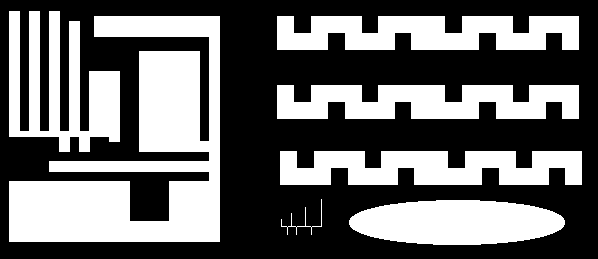
#> input picture lab13/ccl1.png, 598 x 259 px; the run also reads 1 picture not shown here
$ jupyter execute 13_ccl.ipynb   (older library calls are emulated)
#> lines starting #> are read from the running program, lines starting #| are printed output that depends on the picture; after the words box and inside, x2 and y2 are one past the last pixel; in counts of white or black regions, pixels touching at a corner belong together
# Indeksacja. Prosta klasyfikacja obiektów.

## Cel ćwiczenia
- zapoznanie z dwuprzebiegowym algorytmem indeksacji (ang. *connected component labelling*):
- zapoznanie z prostą klasyfikacją obiektów z wykorzystaniem współczynników kształtu,
- zadanie domowe: zmodyfikowana indeksacja dwuprzebiegowa i indeksacja jednoprzebiegowa.

## Indeksacja

Większość dotychczas poznanych i wykorzystywanych algorytmów przetwarzania obrazu wykonywała operacje na całym obrazie (lub co najwyżej dokonywany był podział obiekt/obiekty - tło. Np. różne metody segmentacji).
Patrząc na poniższny rysunek człowiek widzi dwa kwadraty.

Dla automatycznego systemu analizy i rozpoznawania obrazów przejście od etapu obiekty/tło do wyróżnienia dwóch kwadratów nie jest takie oczywiste i wymaga zastosowania jakieś formy indeksacji - czyli przypisania każdemu z pikseli uznanych za należące do obiektów (tu białych) jakieś etykiety (w naszym przypadku będą to dwie etykiety, ew. dodatkowa oznaczająca tło).

W tej części ćwiczenia zaprezentowany zostanie tzw. dwuprzebiegowy algorytm indeksacji (ang. *two-pass connected component labelling*).
Jego nazwa związana jest z koniecznością wykonania dwukrotnego odwiedzenia każdego z pikseli obrazu (dwie pętle/iteracje po obrazie).
Istnieją również tzw. jednoprzebiegowe algorytmy indeksacji.

## Opis algorytmu

- Na wejściu mamy obraz po binaryzacji - zakładamy, że piksele białe ('1', '255') należą do obiektów, tło jest czarne.

- W pierwszej iteracji obraz analizujemy linia po linii, od lewej do prawej, aż do napotkania pierwszego piksela o wartości różnej od '0'.
  W tej sytuacji dokonujemy analizy otoczenia piksela:


  gdzie: **X**  rozważany piksel, **A,B,C,D** - sąsiedzi z otoczenia.
  Uwaga. W przykładzie pokazano tzw. sąsiedztwo 8-elementowe.
  Niekiedy stosuje się również wersję 4-elementową (praktycznie bardzo rzadko).
  Wtedy analizie podlegałyby by tylko piksele **B** i **D**.

- Możliwe są następujące przypadki dla otoczenia __A,B,C,D__:
    - (a) wszystkie należą do tła __A,B,C,D == 0__.
      Wtedy znaleziony piksel __X__ należy do nowego obiektu - nadajemy mu zatem etykietę __X = L+1__ - przez __L__ rozumiemy poprzednią etykietę.
	  Uwaga. Przed uruchomieniem algorytmu __L__ należy zainicjować wartością  '1'
    - (b) jeden lub więcej pikseli ma przypisaną aktualną etykietę **L**.
	  Wtedy rozważanemu pikselowi przypisujemy etykietę **X = L**.
    - (c) w otoczeniu występują piksele o różnych etykietach np. *L1* i *L2*.
	  Wtedy przyjmuje się zasadę, że rozważanemu pikselowi *X* przypisuje się mniejszą z wartości *L1* i *L2* (*X = min(L1,L2)*).

## Implementacja:

- Wczytaj obraz *ccl1.png*, wyświetl go.
  Po krótkiej analizie można zauważyć, że występuje na nim 7 odrębnych obiektów.
      Ich ``wykrycie'' będzie naszym celem.

- Na podstawie opisu algorytmu podanego wcześniej zaimplementuj tzw. pierwszą fazę indeksacji (ang. _first pass_):
    - uwaga ogólna - algorytm jest dość prosty i łatwy w implementacji,
    - obliczenia powinny odbywać się w pętlach `for` - iteracja po całym obrazku.
      Warto pominąć pierwszy wiersz i pierwszą oraz ostatnią kolumnę, aby  wyeliminować problem z brakiem kontekstu (można np. założyć, że pikseli brzegowych nie ma, bo wcześniej wykonane zostało morfologiczne czyszczenie brzegu).
    - dla przypomnienia iteracja po macierzy w Python - pętla zewnętrzna - wiersze, pętla wewnętrzna - kolumny – tj. pierwsza współrzędna to wiersz, a druga kolumna,
    - rozmiar obrazka można odczytać np. poleceniem: `yy, xx = img.shape`
      Przy takim przypisaniu `yy` oznacza liczbę wierszy (wysokość obrazka), a `xx` liczbę kolumn (szerokość obrazka),
    - działania podejmujemy tylko w przypadku, gdy aktualnie analizowany piksel ma wartość różną od zera (gdy należy do obiektu),
    - najtrudniejszym elementem jest analiza otoczenia piksela i stwierdzenie, z którym z przypadków (a), (b) czy (c) mamy do czynienia.
      Problem można rozwiązać jakkolwiek (tylko dobrze), poniżej prezentowana jest jedna z możliwości.
    - na początku tworzymy listę pikseli, które stanowią otoczenie piksela X (A, B, C, D) np: ` neighbours = [img[j - 1, i - 1], ... `
    - następnie sprawdzamy czy nie występuje przypadek (a) - czyli czy suma sąsiadów nie wynosi 0 -  ` neigh_sum = np.sum(neighbours)`, jeżeli tak to `X = L` oraz `L=L+1`.
      Uwaga proszę nie zapomnieć zainicjalizować etykiety `L` wartością 1.
    - jeżeli `neigh_sum > 0`, mamy do czynienia z przypadkiem (b) lub (c).
      Eliminujemy zerowe elementy z listy `sasiedzi` (`neighbours = filter(lambda x: x != 0, neighbours)`), a następnie znajdujemy minimum i maksimum nowej listy `neighbours` (funkcje `min` i `max` z _numpy_).
    - z przypadkiem (b) będziemy mieli do czynienia, gdy *minimum = maksimum*.
      Wtedy jako etykietę przypisujemy `X = minimum = maksimum`.
      Gdy *minimum != maksimum* mamy przypadek (c).
      Wtedy etykieta `X = minimum` - taką przyjmujemy konwencję,
    - uwaga 1 - algorytm operuje (czyta punkty z otoczenia i zapisuje kolejne indeksy L) na tym samym obrazie wejściowym,
    \item uwaga 2 - przed implementacją metody obsługi konfliktów przypadki (b) i (c) działają tak samo, ale dla potrzeb dalszych kroków należy je rozróżnić,

- Wykonaj indeksację obrazu za pomocą zaimplementowanego algorytmu.
  Jeżeli wszystko zostało poprawnie napisane, to wynik powinien wyglądać mniej więcej tak jak na poniższym rysunku. Takie porównanie stanowić będzie pierwszy test poprawności implementacji algorytmu.


[cell 1]
import os
import cv2
import matplotlib.pyplot as plt
import numpy as np

if not os.path.exists("ccl1.png") :
    !wget https://raw.githubusercontent.com/vision-agh/poc_sw/master/13_CCL/ccl1.png --no-check-certificate
if not os.path.exists("shapes.png") :
    !wget https://raw.githubusercontent.com/vision-agh/poc_sw/master/13_CCL/shapes.png --no-check-certificate
if not os.path.exists("shapesReal.png") :
    !wget https://raw.githubusercontent.com/vision-agh/poc_sw/master/13_CCL/shapesReal.png --no-check-certificate

# Implementacja pierwszego kroku indeksacji

def indexing(img):
    yy, xx = img.shape
    output = np.zeros(img.shape, dtype=np.uint)
    L = 1

    for i in range(xx):
        for j in range(yy):
            # remove borders
            if i == 0 or j == 0 or i == xx - 1 or j == yy - 1:
                continue
            # if pixel is black
            if img[j, i] == 0:
                continue

            somsiady = [
                output[j-1, i-1],
                output[j-1, i],
                output[j-1, i+1],
                output[j, i-1]
            ]

            # a situation
            if sum(somsiady) == 0:
                output[j, i] = L
                L += 1
                continue

            # b or c
            somsiady_bez_zer = list(filter(lambda x: x != 0, somsiady))
            min_somsiady, max_somsiady = min(somsiady_bez_zer), max(somsiady_bez_zer)

            # b situation
            if min_somsiady == max_somsiady:
                output[j, i] = min_somsiady
                # print('b', somsiady, somsiady_bez_zer)
                continue

            # c situation
            # print('c', somsiady, somsiady_bez_zer)
            output[j, i] = min_somsiady

    return output

def print_imgs(img1, img2):
    fig, axs = plt.subplots(1, 2, figsize=(15, 15))
    axs[0].imshow(img1, 'gray')
    axs[1].imshow(img2, 'gray')
    plt.show()

img = cv2.imread('ccl1.png', cv2.IMREAD_GRAYSCALE)
#> img: shape (259, 598); 41.1% white; 7 white regions, largest, box (x1, y1, x2, y2) and area: (9, 16, 220, 242) 23561, (9, 11, 120, 152) 8081, (277, 16, 579, 50) 8024
indexed_img = indexing(img)
#> after the loop in indexing, `for i in range(xx):`:
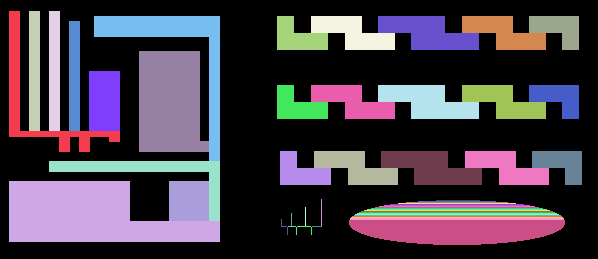
#> output: shape (259, 598) uint64; 53 distinct labels, from 0 to 52; one colour per label, 0 black
indexed_img = cv2.normalize(indexed_img, None, 0, 255, cv2.NORM_MINMAX, dtype=cv2.CV_8U)
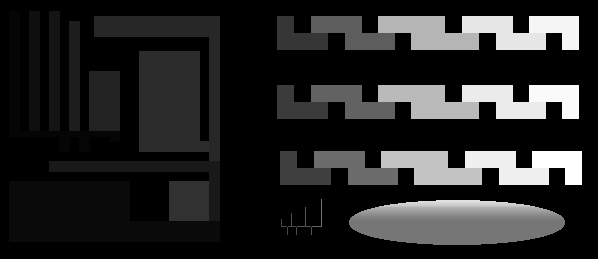
#> indexed_img: shape (259, 598); min 0, max 255, mean 38.5

print_imgs(img, indexed_img)
#> in print_imgs, `plt.show()`:
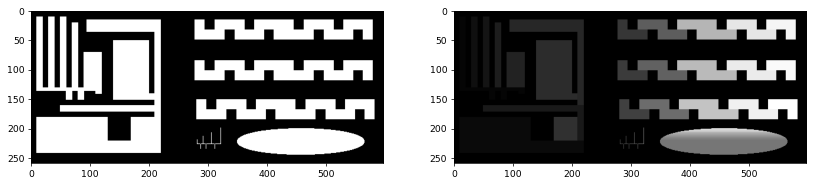
#> figure drawn by matplotlib, 2 panels

## Dyskusja:

- W wyniku indeksacji uzyskujemy obraz, na którym wyróżnionych jest wiele obiektów (dokładnie 48) - a faktycznie jest tylko 7. Zastanówmy się z czego to wynika.

- Zacznijmy od prostego przypadku przedstawionego na poniższym rysunku:


  Obraz analizowany jest linia po linii.
  Zatem pierwszą etykietę dostanie słupek po prawej.
  Późnej ten po lewej.
  Postępując zgodnie z podanym algorytmem, w pewnym momencie (piksel wyróżniony na obrazku) dojdzie do sytuacji, w której w otoczeniu danego piksela znajdą się dwie różne etykiety (tu: '1' i '2').
  Wtedy zgodnie z przyjętą metodologią przypisujemy niższą, tj. '1'.
  Problem jaki powstaje, to brak zapamiętania informacji o tym, że wystąpił taki konflikt tj. że powinno nastąpić połączenie etykiet '1' i '2'.
  Z tego powodu wynik działania algorytmu nie jest poprawny.

-  Przeanalizujmy jeszcze jeden, bardziej złożony przykład z rysunku poniżej:


   Słupek po prawej dostaje indeks '1', a po lewej '2'.
   W czwartej linii występuje piksel, który ma w swoim sąsiedztwie (A,B,C,D) same piksele czarne.
   Dlatego dostaje etykietę '3'.
   Jednak w następnym kroku okazuje się, że następuje konflikt '3' z '1' (połączenie).
   W kolejnym wierszu występuje konflikt '2' i '3'.
   Warto zwrócić uwagę, że w tym przypadku trzeba uniknąć sytuacji ''utraty'' informacji o połączeniu '1' z '2' przez '3'.

- W literaturze zaproponowano wiele sposobów reprezentacji i rozwiązywania przedstawionych konfliktów:
    - 2-krotki,
    - n-krotki,
    - tablica dwuwymiarowa,
    - grafy + przeszukiwanie grafu wgłąb.
 W obecnym ćwiczeniu zastosujemy ostatnie podejście, które jest najprostsze do realizacji.

- Opisane konflikty możemy przechowywać w strukturze zbiorów rozłącznych (ang. _union find_).
  Jest to zagadnienie znane z przedmiotu ''Algorytmy i struktury danych''.
  Poniżej zostanie zaprezentowane krótkie przypomnienie.

- Mamy $N$ obiektów. W naszym przypadku to jest $N$ etykiet.
  Chcemy przechowywać informację o sytuacji, w której następuje łączenie etykiet tj. interesują nas zbiory obiektów połączonych.
  Przykład trzech zbiorów zamieszczono na rysunku:


- W ramach rozważanej struktury implementuje się dwie operacje:
    - *find* (znajdź) - sprawdzenie czy dwa obiekty należą do tego samego zbioru połączonego,
	- *union* (połącz) - wprowadź połączenie pomiędzy dwoma obiektami.

- Z punktu widzenia naszych potrzeb ważna jest funkcja _union_. Przykład dodania połączenia pomiędzy obiektami '2' a'3' pokazano na rysunku:


- Strukturę oraz obie operacje można zaimplementować na kilka sposobów.
  Zainteresowanych odsyłam do literatury przedmiotu.
  My zastosujemy podejście _quick-union_.
  Nie jest ono specjalnie wydajnie, ale bardzo proste do implementacji.

- Nasz graf, w którym wierzchołki oznaczają etykiety, a krawędzie połączenia między etykietami, zapiszemy w tablicy jednowymiarowej `id[]` o rozmiarze $N$ (maksymalna liczba etykiet).
  Interpretacja pola w tablicy: `id[i]` jest rodzicem `i`.
  Korzeń elementu `i` jest dany jako: `id[id[id[...id[i]...]]]`.

- Przeanalizujmy jak to działa na prostym przykładzie.
  Mamy dany poetykietowany obraz:


  Występuje na nim pięć konfliktów oznaczonych A, B, C, D i E  (uwaga w trakcie działania algorytmu pojawią się właśnie w takiej kolejności).

- Sytuację wyjściową opisuje poniższy rysunek:


   Tablica `id` wypełniona jest kolejnymi indeksami.

- W algorytmie _quick-union_, aby połączyć elementy $p$ i $q$ należy ustawić $id$ korzenia $q$ pod adres korzenia elementu $p$.
Uwaga. Zakładamy, że $p$ < $q$.
Można to zapisać jako: `id[root(p)] = root(q)`.
Nasze pierwsze połączenie (A) to 4 z 2.
Po tej operacji sytuacja będzie wyglądać następująco:


W tym przypadku korzenieniem obu elementów są same elementy, zatem operacja jest dość prosta.

- Kolejny krok tj. połączenie  2 z 1 -  sytuacja B:


Element 1 jest korzeniem.
Element 2 już nie, ponieważ `id[2]==4`.
Sprawdzamy zatem `id[4]`.
Okazuje się, że `id[4] == 4` tj. jest to korzeń.
Zatem korzeniem dla elementu 2 jest 4.
Dokonujemy stosownej modyfikacji w tablicy `id[1] = 4`.

-  Kolejne połączenie to 6 z 3 (C):


- Kolejne połączenie to 5 z 1.


Szukamy korzenia elementu 1.
Znajdujemy, że to jest 4.
Zatem łączymy 5 i 4.

- Ostatnie połączenie to 6 z 5.


-  Ostatni krok to wykorzystanie informacji zawartej w tablicy `id` do wyznaczenia przekodowania LUT (ang. _look-up table_), które pozwoli nam nadać poprawne etykiety wszystkim pikselom.
      Zasadniczo sprowadza się on do obliczenia dla każdej możliwej etykiety jej korzenia.
      W naszym przypadku zawsze otrzymamy 6, gdyż wszystkie piksele są ze sobą połączone i stanowią jeden obiekt.

## Implementacja:

- Implementacja jest dużo prostsza i krótsza od powyższego opisu.
  Istotne jest tylko dobre zrozumienie algorytmu _union-find_.

- Potrzebne będą nam dwie funkcje pomocnicze:

    - `root` - obliczanie korzenia zgodnie z podanym opisem (odpowiednia pętla `while`). Funkcja pobiera indeks elementu oraz tablicę, a zwraca indeks korzenia.
    - `union` - realizacja operacji unii. Argumenty to indeksy `p` i `q` oraz tablica, a wyniki to zmodyfikowana tablica.

- Na początku, przed pierwszym przebiegiem algorytmu indeksacji, tworzymy tablicę `id` i inicjujemy ją wartościami od 1 do $N$.
  Dla rozważanego przykładu wystarczy $N = 100$.

- Następnie, w przypadku wystąpienia konfliktu (przypadek ()c)), tworzymy unię pomiędzy etykietą mniejszą i większą.

- Po pierwszym przebiegu tworzymy, w opisany powyżej sposób, przekodowanie LUT (pętla po `id` i funkcja `root`). Powstaje nam tablica `lut`.

- Implementujemy drugi przebieg po obrazie.
  Jest on bardzo prosty.
  Dla każdego piksela, który nie jest tłem (o etykiecie większej od 0) realizujemy przekodowanie LUT (`lut_table[img[j, i] - 1]`).
  Otrzymany w ten sposób obraz wyświetlamy.
  Powinniśmy uzyskać poprawne etykietowanie.

## Indeksacja wbudowana w OpenCV

W OpenCV dostępna jest funkcja `connectedComponents`, która pozwala wykonać indeksację.
Proszę sprawdzić jej działanie na używanym wcześniej obrazie.

[cell 2]
# Indeksacja wbudowana w OpenCV

#2
def root(list, index):
    while list[index] != index:
        index = list[index]
    return index

def union(list, p, q):
    if p > q:
        p, q = q, p

    root_p = root(list, p)
    root_q = root(list, q)

    list[root_q] = root_p

def normalize_img_with_list(img, list):
    list_set = set(list)
    map = {value: index for index, value in enumerate(list_set)} # to lower magnitude of numbers

    yy, xx = img.shape
    output = np.zeros(img.shape, dtype=np.uint)
    for i in range(xx):
        for j in range(yy):
            if img[j, i] != 0:
                output[j, i] = root(list, img[j, i]) # + 1 because we want to start from 1 not 0
                output[j, i] = map[output[j, i]] + 1

    return output

def indexing_with_union(img):
    yy, xx = img.shape
    output = np.zeros(img.shape, dtype=np.uint)

    #3
    L_list = [i for i in range(yy * xx)]
    L = 1

    for i in range(xx):
        for j in range(yy):
            # remove borders
            if i == 0 or j == 0 or i == xx - 1 or j == yy - 1:
                continue
            # if pixel is black
            if img[j, i] == 0:
                continue

            somsiady = [
                output[j-1, i-1],
                output[j-1, i],
                output[j-1, i+1],
                output[j, i-1]
            ]

            # a situation
            if sum(somsiady) == 0:
                output[j, i] = L
                L += 1

                continue

            # b or c
            somsiady_bez_zer = list(filter(lambda x: x != 0, somsiady))
            min_somsiady, max_somsiady = min(somsiady_bez_zer), max(somsiady_bez_zer)

            # b situation
            if min_somsiady == max_somsiady:
                output[j, i] = min_somsiady
                continue

            # c situation
            #4
            union(L_list, min_somsiady, max_somsiady)
            output[j, i] = min_somsiady

    #6
    # this is my helper function
    output = normalize_img_with_list(output, L_list[:L])

    return output

img = cv2.imread('ccl1.png', cv2.IMREAD_GRAYSCALE)
indexed_img = indexing_with_union(img)
#> after the loop in normalize_img_with_list, `for i in range(xx):`:
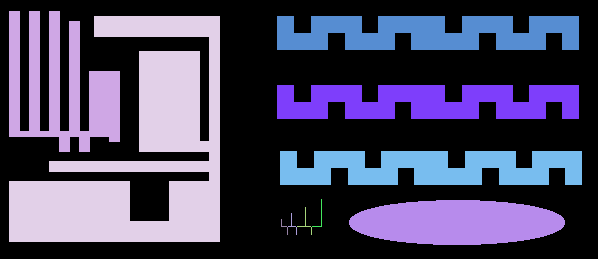
#> output: shape (259, 598) uint64; 11 distinct labels, from 0 to 13; one colour per label, 0 black
indexed_img = cv2.normalize(indexed_img, None, 0, 255, cv2.NORM_MINMAX, dtype=cv2.CV_8U)
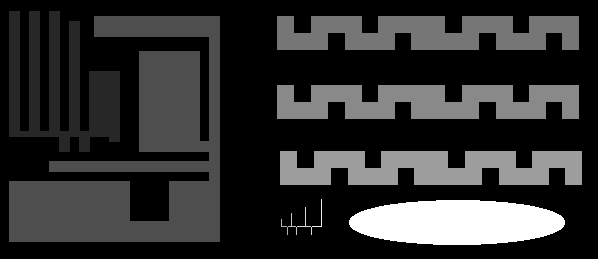
#> indexed_img: shape (259, 598); min 0, max 255, mean 48.2

print_imgs(img, indexed_img)

## Rozpoznawanie obiektów z wykorzystaniem współczynników kształtu

Współczynniki kształtu są pewnymi parametrami liczbowymi opisującymi kształt obiektu.
Pozwala to na użycie ich do automatycznego rozpoznawania obiektów.
Teoretycznie współczynniki kształtu (dobre) powinny być niezależne od zmiany położenia obiektu, jego orientacji i wielkości.
W praktyce okazuje się jednak, że wartości współczynników zmieniają się w pewnym zakresie nawet dla obiektów należących do tych samych klas (te same kształty - przykład obracany kwadrat).
Wynika z tego konieczność uwzględnienia pewnej tolerancji wartości współczynników kształtu wykorzystywanych w praktycznych zastosowaniach analizy i rozpoznawania obrazu.

# Implementacja dla obrazu sztucznego

- Wczytaj obraz _shapes.png_.
  Wyświetl go.
  Pierwszym etapem zadania będzie wybranie współczynników kształtu i przedziałów ich wartości - takich, które pozwolą na wykrycie konkretnych kształtów.
  Do wyboru jest kwadrat lub krzyżyk (koło jest zbyt łatwe).

- Obok ''klasycznych'' współczynników kształtu tj. Blair-Bliss, Malinowskiej, Haralick, występują współczynniki będące pochodnymi momentów geometrycznych tzn. momenty Hu [https://en.wikipedia.org/wiki/Image_moment]. Wykorzystamy je w naszym ćwiczeniu.

- Pierwszy krok to indeksacja obrazu - poznana funkcja `connectedComponents`.
- Następnie w pętli, dla kolejnych obiektów wyznaczamy współczynniki Hu.
    - po pierwsze należy ''wybrać'' z obrazu dany obiekt np. `I = (ccl == s)*1` oraz `I = I.astype('uint8')`
    - po drugie obliczyć momenty geometryczne - `cv2.moments(I)`
    - po trzecie, na podstawie momentów, obliczyć momentu Hu `cv2.HuMoments(moments)`
- Mając wyznaczone współczynniki musimy jest przeanalizować. W tym celu dobrze ja jakoś wyświetlić w postaci macierzy - proszę to rozwiązać samodzielnie.

- Na podstawie analizy należy wybrać próg (jeden lub więcej) i zrealizować stosowną filtrację tj. usunąć ''niechciane'' kształty.

[cell 3]
# Rozpoznawanie obiektów sztucznych

#1
shapes = cv2.imread('shapes.png', cv2.IMREAD_GRAYSCALE)
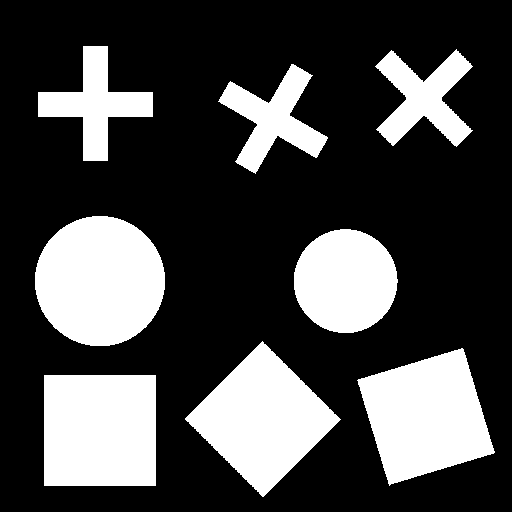
#> input picture lab13/shapes.png, 512 x 512 px
#> shapes: shape (512, 512); 28% white; 8 white regions, largest, box (x1, y1, x2, y2) and area: (35, 216, 165, 346) 13293, (44, 375, 156, 486) 12432, (185, 341, 341, 497) 12212
plt.imshow(shapes, 'gray')
plt.show()

#3
shapes_indexed = indexing_with_union(shapes)
#> after the loop in indexing_with_union (call 2), `for i in range(xx):`:
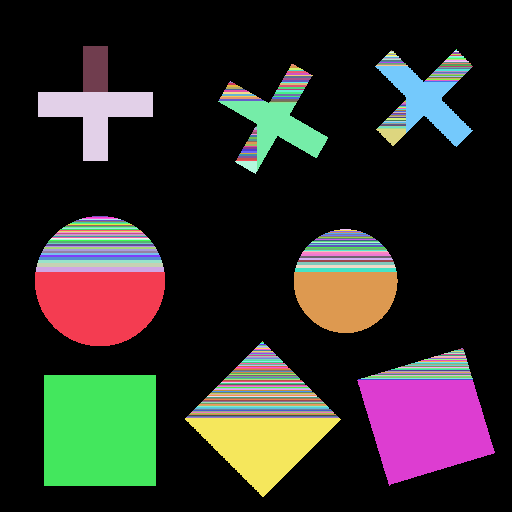
#> output: shape (512, 512) uint64; 323 distinct labels, from 0 to 322; one colour per label, 0 black
#> after the loop in normalize_img_with_list (call 2), `for i in range(xx):`:
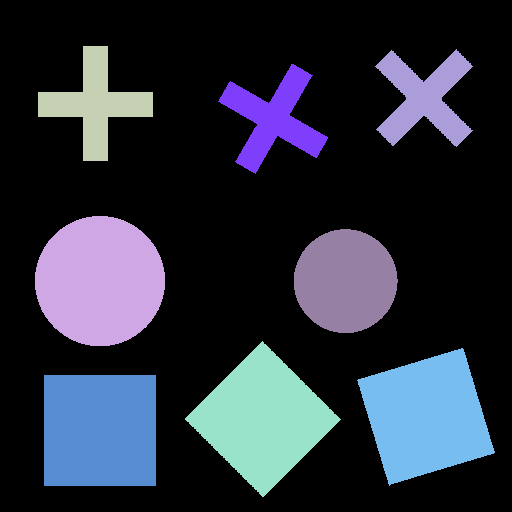
#> output: shape (512, 512) uint64; 9 distinct labels, from 0 to 10; one colour per label, 0 black
shapes_indexed = cv2.normalize(shapes_indexed, None, 0, 255, cv2.NORM_MINMAX, dtype=cv2.CV_8U)
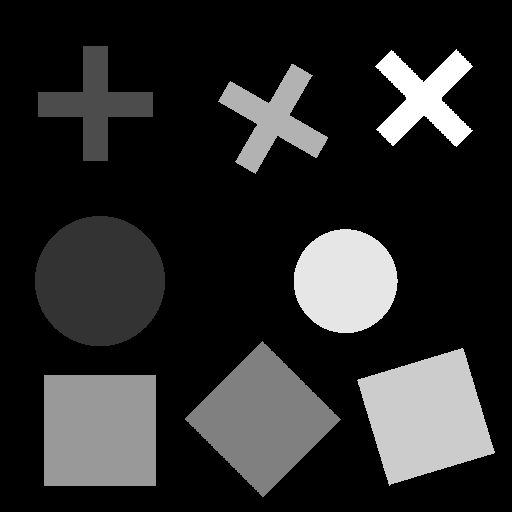
#> shapes_indexed: shape (512, 512); min 0, max 255, mean 42.2
plt.imshow(shapes_indexed, 'gray')
plt.show()

[cell 4]
#4
def analyse_shapes(img):
    pixel_values = np.unique(img)
    for pixel_value in pixel_values:
        if pixel_value == 0:
            continue
        I = np.where(img == pixel_value, 255, 0)
        moments = cv2.moments(I, True)
        huMoments = cv2.HuMoments(moments)
        print(huMoments)
        plt.imshow(I, 'gray')
        plt.show()


analyse_shapes(shapes_indexed)
#> in analyse_shapes, `pixel_values = np.unique(img)`: pixel_values = [0, 51, 76, 128, 153, 178, 204, 230, 255]
#> the loop in analyse_shapes, `for pixel_value in pixel_values:` made 9 passes
#> pixel_value on passes 2, 3, 4, 6, 7, 8, 9: 51, 76, 128, 178, 204, 230, 255
#> (printed output is left out)
#> pass 3, in analyse_shapes, `I = np.where(img == pixel_value, 255, 0)`:
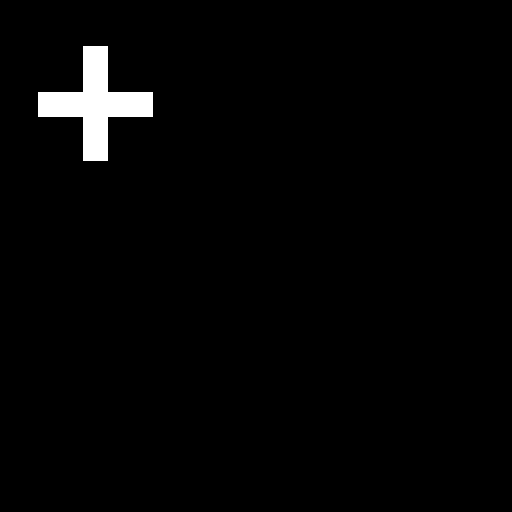
#> I: shape (512, 512) int64; 2% white; 1 white region, box (x1, y1, x2, y2) and area: (38, 46, 153, 161) 5125
#> (the rest of the program and of its run is left out)
